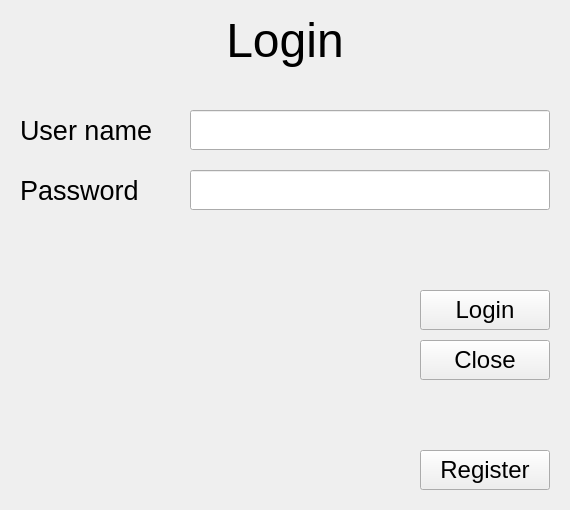
<?xml version="1.0" encoding="UTF-8"?>
<ui version="4.0">
 <class>MainWindow</class>
 <widget class="QMainWindow" name="MainWindow">
  <property name="geometry">
   <rect>
    <x>0</x>
    <y>0</y>
    <width>570</width>
    <height>510</height>
   </rect>
  </property>
  <property name="sizePolicy">
   <sizepolicy hsizetype="Fixed" vsizetype="Fixed">
    <horstretch>0</horstretch>
    <verstretch>0</verstretch>
   </sizepolicy>
  </property>
  <property name="windowTitle">
   <string>Hangman</string>
  </property>
  <property name="toolButtonStyle">
   <enum>Qt::ToolButtonIconOnly</enum>
  </property>
  <widget class="QWidget" name="centralwidget">
   <widget class="QStackedWidget" name="stackedWidget">
    <property name="geometry">
     <rect>
      <x>0</x>
      <y>0</y>
      <width>570</width>
      <height>510</height>
     </rect>
    </property>
    <property name="font">
     <font>
      <pointsize>20</pointsize>
     </font>
    </property>
    <property name="currentIndex">
     <number>0</number>
    </property>
    <widget class="QWidget" name="login_page">
     <widget class="QLineEdit" name="lg_user_name_le">
      <property name="geometry">
       <rect>
        <x>190</x>
        <y>110</y>
        <width>360</width>
        <height>40</height>
       </rect>
      </property>
      <property name="font">
       <font>
        <pointsize>20</pointsize>
       </font>
      </property>
     </widget>
     <widget class="QPushButton" name="lg_login_btn">
      <property name="geometry">
       <rect>
        <x>420</x>
        <y>290</y>
        <width>130</width>
        <height>40</height>
       </rect>
      </property>
      <property name="font">
       <font>
        <pointsize>18</pointsize>
       </font>
      </property>
      <property name="text">
       <string>Login</string>
      </property>
     </widget>
     <widget class="QLineEdit" name="lg_password_le">
      <property name="geometry">
       <rect>
        <x>190</x>
        <y>170</y>
        <width>360</width>
        <height>40</height>
       </rect>
      </property>
      <property name="font">
       <font>
        <pointsize>20</pointsize>
       </font>
      </property>
      <property name="echoMode">
       <enum>QLineEdit::Password</enum>
      </property>
     </widget>
     <widget class="QPushButton" name="lg_close_btn">
      <property name="geometry">
       <rect>
        <x>420</x>
        <y>340</y>
        <width>130</width>
        <height>40</height>
       </rect>
      </property>
      <property name="font">
       <font>
        <pointsize>18</pointsize>
       </font>
      </property>
      <property name="text">
       <string>Close</string>
      </property>
     </widget>
     <widget class="QLabel" name="lg_message_lb">
      <property name="geometry">
       <rect>
        <x>20</x>
        <y>370</y>
        <width>530</width>
        <height>40</height>
       </rect>
      </property>
      <property name="font">
       <font>
        <pointsize>20</pointsize>
       </font>
      </property>
      <property name="styleSheet">
       <string notr="true">color: rgb(255, 0, 0)</string>
      </property>
      <property name="text">
       <string/>
      </property>
      <property name="alignment">
       <set>Qt::AlignCenter</set>
      </property>
     </widget>
     <widget class="QLabel" name="lg_user_name_lb">
      <property name="geometry">
       <rect>
        <x>20</x>
        <y>110</y>
        <width>150</width>
        <height>40</height>
       </rect>
      </property>
      <property name="font">
       <font>
        <pointsize>20</pointsize>
       </font>
      </property>
      <property name="text">
       <string>User name</string>
      </property>
     </widget>
     <widget class="QLabel" name="lg_password_lb">
      <property name="geometry">
       <rect>
        <x>20</x>
        <y>170</y>
        <width>150</width>
        <height>40</height>
       </rect>
      </property>
      <property name="font">
       <font>
        <pointsize>20</pointsize>
       </font>
      </property>
      <property name="text">
       <string>Password</string>
      </property>
     </widget>
     <widget class="QPushButton" name="lg_register_btn">
      <property name="geometry">
       <rect>
        <x>420</x>
        <y>450</y>
        <width>130</width>
        <height>40</height>
       </rect>
      </property>
      <property name="font">
       <font>
        <pointsize>18</pointsize>
       </font>
      </property>
      <property name="text">
       <string>Register</string>
      </property>
     </widget>
     <widget class="QLabel" name="lg_title">
      <property name="geometry">
       <rect>
        <x>10</x>
        <y>10</y>
        <width>550</width>
        <height>60</height>
       </rect>
      </property>
      <property name="font">
       <font>
        <pointsize>36</pointsize>
       </font>
      </property>
      <property name="text">
       <string>Login</string>
      </property>
      <property name="alignment">
       <set>Qt::AlignCenter</set>
      </property>
     </widget>
    </widget>
    <widget class="QWidget" name="register_page">
     <widget class="QLabel" name="rg_title">
      <property name="geometry">
       <rect>
        <x>10</x>
        <y>10</y>
        <width>550</width>
        <height>60</height>
       </rect>
      </property>
      <property name="font">
       <font>
        <pointsize>36</pointsize>
       </font>
      </property>
      <property name="text">
       <string>Register</string>
      </property>
      <property name="alignment">
       <set>Qt::AlignCenter</set>
      </property>
     </widget>
     <widget class="QLineEdit" name="rg_user_name_le">
      <property name="geometry">
       <rect>
        <x>190</x>
        <y>110</y>
        <width>360</width>
        <height>40</height>
       </rect>
      </property>
      <property name="font">
       <font>
        <pointsize>20</pointsize>
       </font>
      </property>
     </widget>
     <widget class="QLineEdit" name="rg_password_le">
      <property name="geometry">
       <rect>
        <x>190</x>
        <y>170</y>
        <width>360</width>
        <height>40</height>
       </rect>
      </property>
      <property name="font">
       <font>
        <pointsize>20</pointsize>
       </font>
      </property>
      <property name="echoMode">
       <enum>QLineEdit::Password</enum>
      </property>
     </widget>
     <widget class="QPushButton" name="rg_close_btn">
      <property name="geometry">
       <rect>
        <x>420</x>
        <y>340</y>
        <width>130</width>
        <height>40</height>
       </rect>
      </property>
      <property name="font">
       <font>
        <pointsize>18</pointsize>
       </font>
      </property>
      <property name="text">
       <string>Close</string>
      </property>
     </widget>
     <widget class="QLabel" name="rg_message_lb">
      <property name="geometry">
       <rect>
        <x>20</x>
        <y>350</y>
        <width>530</width>
        <height>40</height>
       </rect>
      </property>
      <property name="font">
       <font>
        <pointsize>20</pointsize>
       </font>
      </property>
      <property name="styleSheet">
       <string notr="true">color: rgb(255, 0, 0)</string>
      </property>
      <property name="text">
       <string/>
      </property>
      <property name="alignment">
       <set>Qt::AlignCenter</set>
      </property>
     </widget>
     <widget class="QLabel" name="rg_user_name_lb">
      <property name="geometry">
       <rect>
        <x>20</x>
        <y>110</y>
        <width>150</width>
        <height>40</height>
       </rect>
      </property>
      <property name="font">
       <font>
        <pointsize>20</pointsize>
       </font>
      </property>
      <property name="text">
       <string>User name</string>
      </property>
     </widget>
     <widget class="QLabel" name="rg_password_lb">
      <property name="geometry">
       <rect>
        <x>20</x>
        <y>170</y>
        <width>150</width>
        <height>40</height>
       </rect>
      </property>
      <property name="font">
       <font>
        <pointsize>20</pointsize>
       </font>
      </property>
      <property name="text">
       <string>Password</string>
      </property>
     </widget>
     <widget class="QPushButton" name="rg_register_btn">
      <property name="geometry">
       <rect>
        <x>420</x>
        <y>290</y>
        <width>130</width>
        <height>40</height>
       </rect>
      </property>
      <property name="font">
       <font>
        <pointsize>18</pointsize>
       </font>
      </property>
      <property name="text">
       <string>Register</string>
      </property>
     </widget>
    </widget>
    <widget class="QWidget" name="game_page">
     <widget class="QLabel" name="gallow_lb">
      <property name="geometry">
       <rect>
        <x>10</x>
        <y>10</y>
        <width>380</width>
        <height>401</height>
       </rect>
      </property>
      <property name="sizePolicy">
       <sizepolicy hsizetype="Fixed" vsizetype="Fixed">
        <horstretch>0</horstretch>
        <verstretch>0</verstretch>
       </sizepolicy>
      </property>
      <property name="styleSheet">
       <string notr="true">background-color: rgb(255, 255, 255);</string>
      </property>
      <property name="frameShape">
       <enum>QFrame::Box</enum>
      </property>
      <property name="text">
       <string/>
      </property>
     </widget>
     <widget class="QWidget" name="layoutWidget_2">
      <property name="geometry">
       <rect>
        <x>400</x>
        <y>10</y>
        <width>160</width>
        <height>412</height>
       </rect>
      </property>
      <layout class="QVBoxLayout" name="verticalLayout">
       <item>
        <layout class="QHBoxLayout" name="horizontalLayout_3">
         <item>
          <widget class="QPushButton" name="a_btn">
           <property name="sizePolicy">
            <sizepolicy hsizetype="Maximum" vsizetype="Maximum">
             <horstretch>0</horstretch>
             <verstretch>0</verstretch>
            </sizepolicy>
           </property>
           <property name="font">
            <font>
             <pointsize>10</pointsize>
            </font>
           </property>
           <property name="text">
            <string>A</string>
           </property>
          </widget>
         </item>
         <item>
          <widget class="QPushButton" name="b_btn">
           <property name="sizePolicy">
            <sizepolicy hsizetype="Maximum" vsizetype="Maximum">
             <horstretch>0</horstretch>
             <verstretch>0</verstretch>
            </sizepolicy>
           </property>
           <property name="font">
            <font>
             <pointsize>10</pointsize>
            </font>
           </property>
           <property name="text">
            <string>B</string>
           </property>
          </widget>
         </item>
        </layout>
       </item>
       <item>
        <layout class="QHBoxLayout" name="horizontalLayout_4">
         <item>
          <widget class="QPushButton" name="c_btn">
           <property name="sizePolicy">
            <sizepolicy hsizetype="Maximum" vsizetype="Maximum">
             <horstretch>0</horstretch>
             <verstretch>0</verstretch>
            </sizepolicy>
           </property>
           <property name="font">
            <font>
             <pointsize>10</pointsize>
            </font>
           </property>
           <property name="text">
            <string>C</string>
           </property>
          </widget>
         </item>
         <item>
          <widget class="QPushButton" name="d_btn">
           <property name="sizePolicy">
            <sizepolicy hsizetype="Maximum" vsizetype="Maximum">
             <horstretch>0</horstretch>
             <verstretch>0</verstretch>
            </sizepolicy>
           </property>
           <property name="font">
            <font>
             <pointsize>10</pointsize>
            </font>
           </property>
           <property name="text">
            <string>D</string>
           </property>
          </widget>
         </item>
        </layout>
       </item>
       <item>
        <layout class="QHBoxLayout" name="horizontalLayout_5">
         <item>
          <widget class="QPushButton" name="e_btn">
           <property name="sizePolicy">
            <sizepolicy hsizetype="Maximum" vsizetype="Maximum">
             <horstretch>0</horstretch>
             <verstretch>0</verstretch>
            </sizepolicy>
           </property>
           <property name="font">
            <font>
             <pointsize>10</pointsize>
            </font>
           </property>
           <property name="text">
            <string>E</string>
           </property>
          </widget>
         </item>
         <item>
          <widget class="QPushButton" name="f_btn">
           <property name="sizePolicy">
            <sizepolicy hsizetype="Maximum" vsizetype="Maximum">
             <horstretch>0</horstretch>
             <verstretch>0</verstretch>
            </sizepolicy>
           </property>
           <property name="font">
            <font>
             <pointsize>10</pointsize>
            </font>
           </property>
           <property name="text">
            <string>F</string>
           </property>
          </widget>
         </item>
        </layout>
       </item>
       <item>
        <layout class="QHBoxLayout" name="horizontalLayout_6">
         <item>
          <widget class="QPushButton" name="g_btn">
           <property name="sizePolicy">
            <sizepolicy hsizetype="Maximum" vsizetype="Maximum">
             <horstretch>0</horstretch>
             <verstretch>0</verstretch>
            </sizepolicy>
           </property>
           <property name="font">
            <font>
             <pointsize>10</pointsize>
            </font>
           </property>
           <property name="text">
            <string>G</string>
           </property>
          </widget>
         </item>
         <item>
          <widget class="QPushButton" name="h_btn">
           <property name="sizePolicy">
            <sizepolicy hsizetype="Maximum" vsizetype="Maximum">
             <horstretch>0</horstretch>
             <verstretch>0</verstretch>
            </sizepolicy>
           </property>
           <property name="font">
            <font>
             <pointsize>10</pointsize>
            </font>
           </property>
           <property name="text">
            <string>H</string>
           </property>
          </widget>
         </item>
        </layout>
       </item>
       <item>
        <layout class="QHBoxLayout" name="horizontalLayout_7">
         <item>
          <widget class="QPushButton" name="i_btn">
           <property name="sizePolicy">
            <sizepolicy hsizetype="Maximum" vsizetype="Maximum">
             <horstretch>0</horstretch>
             <verstretch>0</verstretch>
            </sizepolicy>
           </property>
           <property name="font">
            <font>
             <pointsize>10</pointsize>
            </font>
           </property>
           <property name="text">
            <string>I</string>
           </property>
          </widget>
         </item>
         <item>
          <widget class="QPushButton" name="j_btn">
           <property name="sizePolicy">
            <sizepolicy hsizetype="Maximum" vsizetype="Maximum">
             <horstretch>0</horstretch>
             <verstretch>0</verstretch>
            </sizepolicy>
           </property>
           <property name="font">
            <font>
             <pointsize>10</pointsize>
            </font>
           </property>
           <property name="text">
            <string>J</string>
           </property>
          </widget>
         </item>
        </layout>
       </item>
       <item>
        <layout class="QHBoxLayout" name="horizontalLayout_8">
         <item>
          <widget class="QPushButton" name="k_btn">
           <property name="sizePolicy">
            <sizepolicy hsizetype="Maximum" vsizetype="Maximum">
             <horstretch>0</horstretch>
             <verstretch>0</verstretch>
            </sizepolicy>
           </property>
           <property name="font">
            <font>
             <pointsize>10</pointsize>
            </font>
           </property>
           <property name="text">
            <string>K</string>
           </property>
          </widget>
         </item>
         <item>
          <widget class="QPushButton" name="l_btn">
           <property name="sizePolicy">
            <sizepolicy hsizetype="Maximum" vsizetype="Maximum">
             <horstretch>0</horstretch>
             <verstretch>0</verstretch>
            </sizepolicy>
           </property>
           <property name="font">
            <font>
             <pointsize>10</pointsize>
            </font>
           </property>
           <property name="text">
            <string>L</string>
           </property>
          </widget>
         </item>
        </layout>
       </item>
       <item>
        <layout class="QHBoxLayout" name="horizontalLayout_9">
         <item>
          <widget class="QPushButton" name="m_btn">
           <property name="sizePolicy">
            <sizepolicy hsizetype="Maximum" vsizetype="Maximum">
             <horstretch>0</horstretch>
             <verstretch>0</verstretch>
            </sizepolicy>
           </property>
           <property name="font">
            <font>
             <pointsize>10</pointsize>
            </font>
           </property>
           <property name="text">
            <string>M</string>
           </property>
          </widget>
         </item>
         <item>
          <widget class="QPushButton" name="n_btn">
           <property name="sizePolicy">
            <sizepolicy hsizetype="Maximum" vsizetype="Maximum">
             <horstretch>0</horstretch>
             <verstretch>0</verstretch>
            </sizepolicy>
           </property>
           <property name="font">
            <font>
             <pointsize>10</pointsize>
            </font>
           </property>
           <property name="text">
            <string>N</string>
           </property>
          </widget>
         </item>
        </layout>
       </item>
       <item>
        <layout class="QHBoxLayout" name="horizontalLayout_10">
         <item>
          <widget class="QPushButton" name="o_btn">
           <property name="sizePolicy">
            <sizepolicy hsizetype="Maximum" vsizetype="Maximum">
             <horstretch>0</horstretch>
             <verstretch>0</verstretch>
            </sizepolicy>
           </property>
           <property name="font">
            <font>
             <pointsize>10</pointsize>
            </font>
           </property>
           <property name="text">
            <string>O</string>
           </property>
          </widget>
         </item>
         <item>
          <widget class="QPushButton" name="p_btn">
           <property name="sizePolicy">
            <sizepolicy hsizetype="Maximum" vsizetype="Maximum">
             <horstretch>0</horstretch>
             <verstretch>0</verstretch>
            </sizepolicy>
           </property>
           <property name="font">
            <font>
             <pointsize>10</pointsize>
            </font>
           </property>
           <property name="text">
            <string>P</string>
           </property>
          </widget>
         </item>
        </layout>
       </item>
       <item>
        <layout class="QHBoxLayout" name="horizontalLayout_11">
         <item>
          <widget class="QPushButton" name="q_btn">
           <property name="sizePolicy">
            <sizepolicy hsizetype="Maximum" vsizetype="Maximum">
             <horstretch>0</horstretch>
             <verstretch>0</verstretch>
            </sizepolicy>
           </property>
           <property name="font">
            <font>
             <pointsize>10</pointsize>
            </font>
           </property>
           <property name="text">
            <string>Q</string>
           </property>
          </widget>
         </item>
         <item>
          <widget class="QPushButton" name="r_btn">
           <property name="sizePolicy">
            <sizepolicy hsizetype="Maximum" vsizetype="Maximum">
             <horstretch>0</horstretch>
             <verstretch>0</verstretch>
            </sizepolicy>
           </property>
           <property name="font">
            <font>
             <pointsize>10</pointsize>
            </font>
           </property>
           <property name="text">
            <string>R</string>
           </property>
          </widget>
         </item>
        </layout>
       </item>
       <item>
        <layout class="QHBoxLayout" name="horizontalLayout_12">
         <item>
          <widget class="QPushButton" name="s_btn">
           <property name="sizePolicy">
            <sizepolicy hsizetype="Maximum" vsizetype="Maximum">
             <horstretch>0</horstretch>
             <verstretch>0</verstretch>
            </sizepolicy>
           </property>
           <property name="font">
            <font>
             <pointsize>10</pointsize>
            </font>
           </property>
           <property name="text">
            <string>S</string>
           </property>
          </widget>
         </item>
         <item>
          <widget class="QPushButton" name="t_btn">
           <property name="sizePolicy">
            <sizepolicy hsizetype="Maximum" vsizetype="Maximum">
             <horstretch>0</horstretch>
             <verstretch>0</verstretch>
            </sizepolicy>
           </property>
           <property name="font">
            <font>
             <pointsize>10</pointsize>
            </font>
           </property>
           <property name="text">
            <string>T</string>
           </property>
          </widget>
         </item>
        </layout>
       </item>
       <item>
        <layout class="QHBoxLayout" name="horizontalLayout_13">
         <item>
          <widget class="QPushButton" name="u_btn">
           <property name="sizePolicy">
            <sizepolicy hsizetype="Maximum" vsizetype="Maximum">
             <horstretch>0</horstretch>
             <verstretch>0</verstretch>
            </sizepolicy>
           </property>
           <property name="font">
            <font>
             <pointsize>10</pointsize>
            </font>
           </property>
           <property name="text">
            <string>U</string>
           </property>
          </widget>
         </item>
         <item>
          <widget class="QPushButton" name="v_btn">
           <property name="sizePolicy">
            <sizepolicy hsizetype="Maximum" vsizetype="Maximum">
             <horstretch>0</horstretch>
             <verstretch>0</verstretch>
            </sizepolicy>
           </property>
           <property name="font">
            <font>
             <pointsize>10</pointsize>
            </font>
           </property>
           <property name="text">
            <string>V</string>
           </property>
          </widget>
         </item>
        </layout>
       </item>
       <item>
        <layout class="QHBoxLayout" name="horizontalLayout_14">
         <item>
          <widget class="QPushButton" name="w_btn">
           <property name="sizePolicy">
            <sizepolicy hsizetype="Maximum" vsizetype="Maximum">
             <horstretch>0</horstretch>
             <verstretch>0</verstretch>
            </sizepolicy>
           </property>
           <property name="font">
            <font>
             <pointsize>10</pointsize>
            </font>
           </property>
           <property name="text">
            <string>W</string>
           </property>
          </widget>
         </item>
         <item>
          <widget class="QPushButton" name="x_btn">
           <property name="sizePolicy">
            <sizepolicy hsizetype="Maximum" vsizetype="Maximum">
             <horstretch>0</horstretch>
             <verstretch>0</verstretch>
            </sizepolicy>
           </property>
           <property name="font">
            <font>
             <pointsize>10</pointsize>
            </font>
           </property>
           <property name="text">
            <string>X</string>
           </property>
          </widget>
         </item>
        </layout>
       </item>
       <item>
        <layout class="QHBoxLayout" name="horizontalLayout_15">
         <item>
          <widget class="QPushButton" name="y_btn">
           <property name="sizePolicy">
            <sizepolicy hsizetype="Maximum" vsizetype="Maximum">
             <horstretch>0</horstretch>
             <verstretch>0</verstretch>
            </sizepolicy>
           </property>
           <property name="font">
            <font>
             <pointsize>10</pointsize>
            </font>
           </property>
           <property name="text">
            <string>Y</string>
           </property>
          </widget>
         </item>
         <item>
          <widget class="QPushButton" name="z_btn">
           <property name="sizePolicy">
            <sizepolicy hsizetype="Maximum" vsizetype="Maximum">
             <horstretch>0</horstretch>
             <verstretch>0</verstretch>
            </sizepolicy>
           </property>
           <property name="font">
            <font>
             <pointsize>10</pointsize>
            </font>
           </property>
           <property name="text">
            <string>Z</string>
           </property>
          </widget>
         </item>
        </layout>
       </item>
      </layout>
     </widget>
     <widget class="QWidget" name="layoutWidget">
      <property name="geometry">
       <rect>
        <x>10</x>
        <y>420</y>
        <width>551</width>
        <height>88</height>
       </rect>
      </property>
      <layout class="QHBoxLayout" name="horizontalLayout_16">
       <item>
        <layout class="QVBoxLayout" name="verticalLayout_3">
         <item>
          <layout class="QHBoxLayout" name="horizontalLayout">
           <item>
            <spacer name="horizontalSpacer_2">
             <property name="orientation">
              <enum>Qt::Horizontal</enum>
             </property>
             <property name="sizeHint" stdset="0">
              <size>
               <width>40</width>
               <height>20</height>
              </size>
             </property>
            </spacer>
           </item>
           <item>
            <widget class="QLabel" name="word_lb">
             <property name="sizePolicy">
              <sizepolicy hsizetype="Maximum" vsizetype="Maximum">
               <horstretch>0</horstretch>
               <verstretch>0</verstretch>
              </sizepolicy>
             </property>
             <property name="font">
              <font>
               <pointsize>20</pointsize>
               <kerning>false</kerning>
              </font>
             </property>
             <property name="text">
              <string/>
             </property>
             <property name="alignment">
              <set>Qt::AlignCenter</set>
             </property>
            </widget>
           </item>
           <item>
            <spacer name="horizontalSpacer">
             <property name="orientation">
              <enum>Qt::Horizontal</enum>
             </property>
             <property name="sizeHint" stdset="0">
              <size>
               <width>40</width>
               <height>20</height>
              </size>
             </property>
            </spacer>
           </item>
          </layout>
         </item>
         <item>
          <layout class="QHBoxLayout" name="horizontalLayout_2">
           <item>
            <spacer name="horizontalSpacer_3">
             <property name="orientation">
              <enum>Qt::Horizontal</enum>
             </property>
             <property name="sizeHint" stdset="0">
              <size>
               <width>40</width>
               <height>20</height>
              </size>
             </property>
            </spacer>
           </item>
           <item>
            <widget class="QLabel" name="result_lb">
             <property name="font">
              <font>
               <pointsize>20</pointsize>
              </font>
             </property>
             <property name="text">
              <string/>
             </property>
            </widget>
           </item>
           <item>
            <spacer name="horizontalSpacer_4">
             <property name="orientation">
              <enum>Qt::Horizontal</enum>
             </property>
             <property name="sizeHint" stdset="0">
              <size>
               <width>40</width>
               <height>20</height>
              </size>
             </property>
            </spacer>
           </item>
          </layout>
         </item>
        </layout>
       </item>
       <item>
        <layout class="QVBoxLayout" name="verticalLayout_2">
         <item>
          <widget class="QPushButton" name="new_word_btn">
           <property name="font">
            <font>
             <pointsize>10</pointsize>
            </font>
           </property>
           <property name="text">
            <string>New word</string>
           </property>
          </widget>
         </item>
         <item>
          <widget class="QPushButton" name="stats_button">
           <property name="font">
            <font>
             <pointsize>10</pointsize>
            </font>
           </property>
           <property name="text">
            <string>Stats</string>
           </property>
          </widget>
         </item>
         <item>
          <widget class="QPushButton" name="quit_btn">
           <property name="font">
            <font>
             <pointsize>10</pointsize>
            </font>
           </property>
           <property name="text">
            <string>Quit</string>
           </property>
          </widget>
         </item>
        </layout>
       </item>
      </layout>
     </widget>
    </widget>
    <widget class="QWidget" name="stats_page">
     <widget class="QLabel" name="st_title_lb">
      <property name="geometry">
       <rect>
        <x>10</x>
        <y>10</y>
        <width>550</width>
        <height>40</height>
       </rect>
      </property>
      <property name="font">
       <font>
        <pointsize>36</pointsize>
       </font>
      </property>
      <property name="text">
       <string>Stats</string>
      </property>
      <property name="alignment">
       <set>Qt::AlignCenter</set>
      </property>
     </widget>
     <widget class="QPushButton" name="st_return_btn">
      <property name="geometry">
       <rect>
        <x>420</x>
        <y>450</y>
        <width>130</width>
        <height>40</height>
       </rect>
      </property>
      <property name="font">
       <font>
        <pointsize>18</pointsize>
       </font>
      </property>
      <property name="text">
       <string>Return</string>
      </property>
     </widget>
     <widget class="QWidget" name="layoutWidget">
      <property name="geometry">
       <rect>
        <x>20</x>
        <y>70</y>
        <width>531</width>
        <height>62</height>
       </rect>
      </property>
      <layout class="QHBoxLayout" name="horizontalLayout_20">
       <item>
        <spacer name="horizontalSpacer_16">
         <property name="orientation">
          <enum>Qt::Horizontal</enum>
         </property>
         <property name="sizeHint" stdset="0">
          <size>
           <width>40</width>
           <height>20</height>
          </size>
         </property>
        </spacer>
       </item>
       <item>
        <layout class="QHBoxLayout" name="horizontalLayout_19">
         <item>
          <widget class="QLabel" name="st_title_lb_2">
           <property name="font">
            <font>
             <pointsize>26</pointsize>
            </font>
           </property>
           <property name="text">
            <string>Name</string>
           </property>
           <property name="alignment">
            <set>Qt::AlignLeading|Qt::AlignLeft|Qt::AlignVCenter</set>
           </property>
          </widget>
         </item>
         <item>
          <spacer name="horizontalSpacer_15">
           <property name="orientation">
            <enum>Qt::Horizontal</enum>
           </property>
           <property name="sizeHint" stdset="0">
            <size>
             <width>40</width>
             <height>20</height>
            </size>
           </property>
          </spacer>
         </item>
         <item>
          <widget class="QLabel" name="st_name_lb">
           <property name="font">
            <font>
             <pointsize>26</pointsize>
            </font>
           </property>
           <property name="text">
            <string>Name</string>
           </property>
           <property name="alignment">
            <set>Qt::AlignLeading|Qt::AlignLeft|Qt::AlignVCenter</set>
           </property>
          </widget>
         </item>
        </layout>
       </item>
       <item>
        <spacer name="horizontalSpacer_17">
         <property name="orientation">
          <enum>Qt::Horizontal</enum>
         </property>
         <property name="sizeHint" stdset="0">
          <size>
           <width>40</width>
           <height>20</height>
          </size>
         </property>
        </spacer>
       </item>
      </layout>
     </widget>
     <widget class="QWidget" name="layoutWidget">
      <property name="geometry">
       <rect>
        <x>20</x>
        <y>150</y>
        <width>531</width>
        <height>154</height>
       </rect>
      </property>
      <layout class="QHBoxLayout" name="horizontalLayout_17">
       <item>
        <spacer name="horizontalSpacer_9">
         <property name="orientation">
          <enum>Qt::Horizontal</enum>
         </property>
         <property name="sizeHint" stdset="0">
          <size>
           <width>40</width>
           <height>20</height>
          </size>
         </property>
        </spacer>
       </item>
       <item>
        <layout class="QGridLayout" name="gridLayout">
         <item row="0" column="0">
          <widget class="QLabel" name="label_2">
           <property name="text">
            <string>Games Played</string>
           </property>
          </widget>
         </item>
         <item row="0" column="1">
          <spacer name="horizontalSpacer_5">
           <property name="orientation">
            <enum>Qt::Horizontal</enum>
           </property>
           <property name="sizeHint" stdset="0">
            <size>
             <width>40</width>
             <height>20</height>
            </size>
           </property>
          </spacer>
         </item>
         <item row="0" column="2">
          <widget class="QLabel" name="st_played_lb">
           <property name="text">
            <string>##</string>
           </property>
           <property name="alignment">
            <set>Qt::AlignRight|Qt::AlignTrailing|Qt::AlignVCenter</set>
           </property>
          </widget>
         </item>
         <item row="1" column="0">
          <widget class="QLabel" name="label_4">
           <property name="text">
            <string>Games Won</string>
           </property>
          </widget>
         </item>
         <item row="1" column="1">
          <spacer name="horizontalSpacer_6">
           <property name="orientation">
            <enum>Qt::Horizontal</enum>
           </property>
           <property name="sizeHint" stdset="0">
            <size>
             <width>40</width>
             <height>20</height>
            </size>
           </property>
          </spacer>
         </item>
         <item row="1" column="2">
          <widget class="QLabel" name="st_won_lb">
           <property name="text">
            <string>##</string>
           </property>
           <property name="alignment">
            <set>Qt::AlignRight|Qt::AlignTrailing|Qt::AlignVCenter</set>
           </property>
          </widget>
         </item>
         <item row="2" column="0">
          <widget class="QLabel" name="label_6">
           <property name="text">
            <string>Games Lost</string>
           </property>
          </widget>
         </item>
         <item row="2" column="1">
          <spacer name="horizontalSpacer_7">
           <property name="orientation">
            <enum>Qt::Horizontal</enum>
           </property>
           <property name="sizeHint" stdset="0">
            <size>
             <width>40</width>
             <height>20</height>
            </size>
           </property>
          </spacer>
         </item>
         <item row="2" column="2">
          <widget class="QLabel" name="st_lost_lb">
           <property name="text">
            <string>##</string>
           </property>
           <property name="alignment">
            <set>Qt::AlignRight|Qt::AlignTrailing|Qt::AlignVCenter</set>
           </property>
          </widget>
         </item>
         <item row="3" column="0">
          <widget class="QLabel" name="label_9">
           <property name="text">
            <string>Win / Loss Percent</string>
           </property>
          </widget>
         </item>
         <item row="3" column="1">
          <spacer name="horizontalSpacer_8">
           <property name="orientation">
            <enum>Qt::Horizontal</enum>
           </property>
           <property name="sizeHint" stdset="0">
            <size>
             <width>40</width>
             <height>20</height>
            </size>
           </property>
          </spacer>
         </item>
         <item row="3" column="2">
          <widget class="QLabel" name="st_ratio_lb">
           <property name="text">
            <string>##</string>
           </property>
           <property name="alignment">
            <set>Qt::AlignRight|Qt::AlignTrailing|Qt::AlignVCenter</set>
           </property>
          </widget>
         </item>
        </layout>
       </item>
       <item>
        <spacer name="horizontalSpacer_10">
         <property name="orientation">
          <enum>Qt::Horizontal</enum>
         </property>
         <property name="sizeHint" stdset="0">
          <size>
           <width>40</width>
           <height>20</height>
          </size>
         </property>
        </spacer>
       </item>
      </layout>
     </widget>
     <widget class="QWidget" name="layoutWidget">
      <property name="geometry">
       <rect>
        <x>20</x>
        <y>320</y>
        <width>531</width>
        <height>76</height>
       </rect>
      </property>
      <layout class="QHBoxLayout" name="horizontalLayout_18">
       <item>
        <spacer name="horizontalSpacer_13">
         <property name="orientation">
          <enum>Qt::Horizontal</enum>
         </property>
         <property name="sizeHint" stdset="0">
          <size>
           <width>40</width>
           <height>20</height>
          </size>
         </property>
        </spacer>
       </item>
       <item>
        <layout class="QGridLayout" name="gridLayout_2">
         <item row="0" column="0">
          <widget class="QLabel" name="label_11">
           <property name="text">
            <string>Longest guessed word</string>
           </property>
          </widget>
         </item>
         <item row="0" column="1">
          <spacer name="horizontalSpacer_11">
           <property name="orientation">
            <enum>Qt::Horizontal</enum>
           </property>
           <property name="sizeHint" stdset="0">
            <size>
             <width>40</width>
             <height>20</height>
            </size>
           </property>
          </spacer>
         </item>
         <item row="0" column="2">
          <widget class="QLabel" name="st_long_word_lb">
           <property name="text">
            <string>Word</string>
           </property>
           <property name="alignment">
            <set>Qt::AlignRight|Qt::AlignTrailing|Qt::AlignVCenter</set>
           </property>
          </widget>
         </item>
         <item row="1" column="0">
          <widget class="QLabel" name="label_13">
           <property name="text">
            <string>Most missed word</string>
           </property>
          </widget>
         </item>
         <item row="1" column="1">
          <spacer name="horizontalSpacer_12">
           <property name="orientation">
            <enum>Qt::Horizontal</enum>
           </property>
           <property name="sizeHint" stdset="0">
            <size>
             <width>40</width>
             <height>20</height>
            </size>
           </property>
          </spacer>
         </item>
         <item row="1" column="2">
          <widget class="QLabel" name="st_most_missed_lb">
           <property name="text">
            <string>Word</string>
           </property>
           <property name="alignment">
            <set>Qt::AlignRight|Qt::AlignTrailing|Qt::AlignVCenter</set>
           </property>
          </widget>
         </item>
        </layout>
       </item>
       <item>
        <spacer name="horizontalSpacer_14">
         <property name="orientation">
          <enum>Qt::Horizontal</enum>
         </property>
         <property name="sizeHint" stdset="0">
          <size>
           <width>40</width>
           <height>20</height>
          </size>
         </property>
        </spacer>
       </item>
      </layout>
     </widget>
    </widget>
   </widget>
  </widget>
 </widget>
 <tabstops>
  <tabstop>lg_user_name_le</tabstop>
  <tabstop>lg_password_le</tabstop>
  <tabstop>lg_login_btn</tabstop>
  <tabstop>lg_close_btn</tabstop>
  <tabstop>lg_register_btn</tabstop>
  <tabstop>rg_user_name_le</tabstop>
  <tabstop>rg_password_le</tabstop>
  <tabstop>rg_register_btn</tabstop>
  <tabstop>rg_close_btn</tabstop>
  <tabstop>a_btn</tabstop>
  <tabstop>b_btn</tabstop>
  <tabstop>c_btn</tabstop>
  <tabstop>d_btn</tabstop>
  <tabstop>e_btn</tabstop>
  <tabstop>f_btn</tabstop>
  <tabstop>g_btn</tabstop>
  <tabstop>h_btn</tabstop>
  <tabstop>i_btn</tabstop>
  <tabstop>j_btn</tabstop>
  <tabstop>k_btn</tabstop>
  <tabstop>l_btn</tabstop>
  <tabstop>m_btn</tabstop>
  <tabstop>n_btn</tabstop>
  <tabstop>o_btn</tabstop>
  <tabstop>p_btn</tabstop>
  <tabstop>q_btn</tabstop>
  <tabstop>r_btn</tabstop>
  <tabstop>s_btn</tabstop>
  <tabstop>t_btn</tabstop>
  <tabstop>u_btn</tabstop>
  <tabstop>v_btn</tabstop>
  <tabstop>w_btn</tabstop>
  <tabstop>x_btn</tabstop>
  <tabstop>y_btn</tabstop>
  <tabstop>z_btn</tabstop>
  <tabstop>new_word_btn</tabstop>
  <tabstop>stats_button</tabstop>
  <tabstop>quit_btn</tabstop>
  <tabstop>st_return_btn</tabstop>
 </tabstops>
 <resources/>
 <connections/>
</ui>
